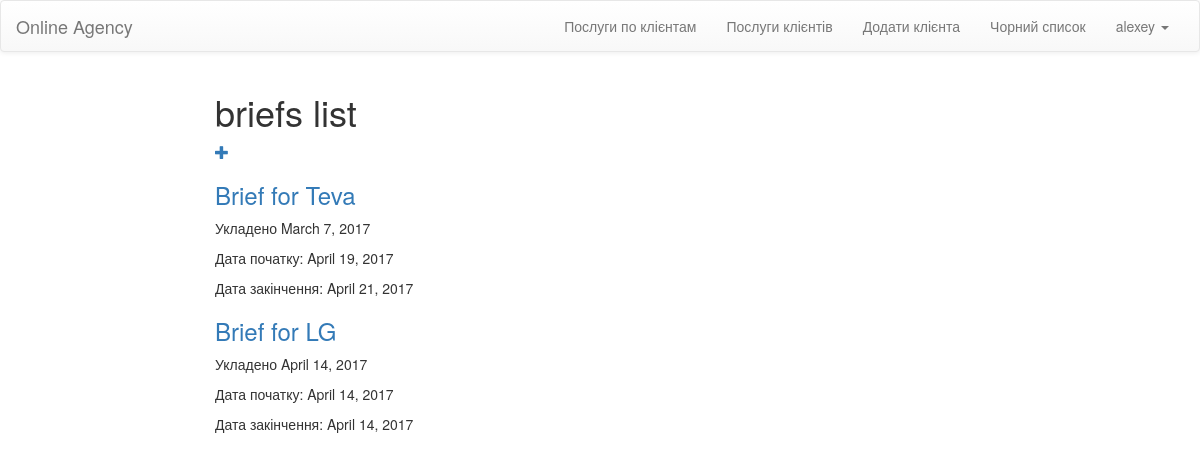
Page /briefs/ (signed in) on the committed database.
### OnlineAgecy/models.py (models this page shows, shortened)
class MyUser(AbstractUser):
    client_id = models.ForeignKey(Client, null=True)

class Brief(models.Model):
    id = models.AutoField(primary_key=True)
    Date = models.DateField( max_length=100)
    Start_date = models.DateField(max_length=100)
    End_date = models.DateField(max_length=100)
    Client_id = models.ForeignKey(Client)

class Client(models.Model):
    id = models.AutoField(primary_key=True)
    Name = models.CharField(max_length=40)
    Registration_adress =models.CharField(max_length=200)
    Office_adress = models.CharField(max_length=200)
    Phone = models.CharField(max_length=24)
    Personal_Discount = models.IntegerField()
    Software = models.CharField(max_length=40)
    Mail = models.CharField(max_length=40)
    Payment_info = models.CharField(max_length=255)
    def __str__(self):
        return self.Name

### OnlineAgecy/views.py (the view)
# urls.py: url(r'^briefs/$', views.brief, name='briefs'),
@login_required(login_url="login/")
def brief(request):
	briefs = Brief.objects.raw('SELECT * FROM OnlineAgecy_brief')
	return render(request, "briefs/briefs_list.html", {'briefs': briefs})

### templates/briefs/briefs_list.html (shortened to what this page needs)
{% extends 'layouts/base.html' %}
{% block content %}
    <div class="col-lg-8 col-lg-offset-2 col-md-8 col-md-offset-2">
        <span><h1> briefs list </h1></span><span><a href="{% url 'brief_new' %}" class="top-menu"><span class="glyphicon glyphicon-plus"></span></a></span>
        {% for brief in briefs %}
             <div class="brief">
                 <div class="Name">
                    <h3><a href="{% url 'brief_detail' id=brief.id %}">Brief for {{brief.Client_id}}</a></h3>
                 </div>
                 <p>Укладено {{ brief.Date }}</p>
                 <p>Дата початку: {{brief.Start_date}} </p>
                 <p>Дата закінчення: {{brief.End_date}} </p>
            </div>
        {% endfor %}
    </div>
{% endblock %}

### templates/layouts/base.html (shortened to what this page needs)
	{% load staticfiles %}
	<!DOCTYPE html>
	<html>
	<head>
        <link rel="stylesheet" href="{% static 'css/main.css' %}">
	    <link rel="stylesheet" href="//maxcdn.bootstrapcdn.com/bootstrap/3.2.0/css/bootstrap.min.css">
        <link rel="stylesheet" href="//maxcdn.bootstrapcdn.com/bootstrap/3.2.0/css/bootstrap-theme.min.css">
        <link rel="stylesheet" href="https://cdnjs.cloudflare.com/ajax/libs/bootstrap-datetimepicker/4.17.37/css/bootstrap-datetimepicker.min.css" />
    </head>
	<body>
	<nav class="navbar navbar-default">
	  <div class="container-fluid">
	    <div class="navbar-header">
	      <a class="navbar-brand" href="/">Online Agency</a>
	    </div>
	    <div class="collapse navbar-collapse" id="bs-example-navbar-collapse-1">
	      <ul class="nav navbar-nav navbar-right">
              {% for group in user.groups.all %}
                {% if group.name == 'manager' %}
                  <li><a href="{% url 'contracts_services'  %} ">Послуги по клієнтам</a></li>
                  <li><a href="{% url 'clients_services_count'  %} ">Послуги клієнтів</a></li>
                  <li><a href="{% url 'client_new'  %} ">Додати клієнта</a></li>
                  <li><a href="{% url 'fresh_clients' %} ">Чорний список</a></li>
                {% endif %}
              {% endfor %}
	        <li class="dropdown">
	          <a href="#" class="dropdown-toggle" data-toggle="dropdown" role="button" aria-expanded="false">{{ request.user.username }} <span class="caret"></span></a>
	        </li>
	      </ul>
	    </div>
	  </div>
	</nav>
    {% block content %}
    {% endblock %}
	</body>
	</html>

### rows in the picture
MyUser: user.username "alexey"
Brief: Client_id "Teva", Date "March 7, 2017", Start_date "April 19, 2017", End_date "April 21, 2017"
Brief: Client_id "LG", Date "April 14, 2017", Start_date "April 14, 2017", End_date "April 14, 2017"
